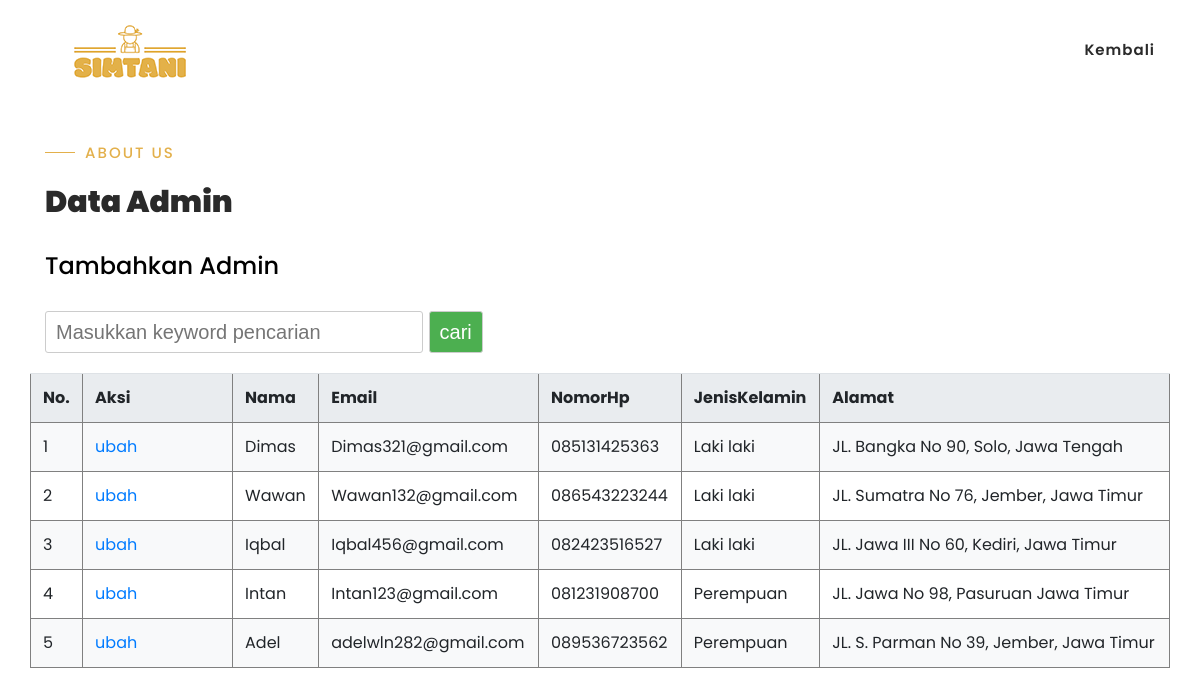
Page /dataadmin.php (signed in) on the committed database.
### tables this page shows
CREATE TABLE `admin1` (
  `id` int(12) NOT NULL,
  `nama` varchar(255) NOT NULL,
  `username` varchar(255) NOT NULL,
  `email` varchar(50) NOT NULL,
  `nomorhp` varchar(12) NOT NULL,
  `jeniskelamin` varchar(12) NOT NULL,
  `alamat` varchar(255) NOT NULL,
  `password` varchar(255) NOT NULL,
  `fotoprofil` varchar(255) NOT NULL
);

### config/functions.php (called while the page is built, shortened)
<?php
$conn = mysqli_connect("localhost","root","","ppl");
function query($querry){
    global $conn;
    $result = mysqli_query($conn,$querry);
    $rows=[];
    while ( $row = mysqli_fetch_assoc($result)){
        $rows[]=$row;
    }
    return $rows;
}
 ?>

### dataadmin.php (the view, shortened to what this page needs)
<?php
$username=$_SESSION["username"];
$tabel='admin1';
require'..\ppl\config\functions.php';
$adm = query("SELECT * FROM admin1 ORDER BY id DESC ");
?>
<!DOCTYPE html>
<html>
<head>
    <link rel="stylesheet" href="styleindex.css">
    <link rel="stylesheet" href="design/tabel.css">
<!DOCTYPE html>
<html>
<head>
    <link rel="stylesheet" type="text/css" href="assets/css/bootstrap.min.css">
    <link rel="stylesheet" type="text/css" href="assets/css/font-awesome.css">
    <link rel="stylesheet" href="assets/css/index.css">
    <link rel="stylesheet" href="assets/css/owl-carousel.css">
    <link rel="stylesheet" href="assets/css/lightbox.css">
    </head>
</head>
<body>
<header class="header-area header-sticky">
        <div class="container">
            <div class="row">
                <div class="col-12">
                    <nav class="main-nav">
                        <a href="index<?= $tabel;?>.php"class="logo">
                            <img src="assets/images/simtanilogo.png" align="klassy cafe html template">
                        </a>
                        <ul class="nav">
                            <li class="scroll-to-section"><a href="indexadmin1.php">Kembali</a></li>
                        </ul>
                    </nav>
                </div>
            </div>
        </div>
    </header>
<br>
<section class="section" id="about">
        <div class="container">
            <div class="row">
                <div class="col-lg-6 col-md-6 col-xs-12">
                    <div class="left-text-content">
                        <div class="section-heading">
                            <h6>About Us</h6>
                            <h2>Data Admin</h2>
                            <div style="margin-top:30px;margin-bottom:30px;"><h4 style="color:black;"><a style="font-style: unset;color:black;" href="registrasi.php?username=<?= $username;?>">Tambahkan Admin</a></h4></div>
                            <div style="font-family: arial;
                            font-size: 20px;
                            display: flex;
                            justify-content: left;">
                                <form action="" method="post">
                                <input type="text" name="keyword" id="keyword" size="40px" autofocus
                                placeholder="Masukkan keyword pencarian" autocomplete="off">
                                <button type="submit" name="cari">cari</button></form></div>
                        </div>
            </div>
        </div>
</section>
<div style="margin:30px;margin-top:0px;overflow-x:auto;">
<div >
<table border="1" cellpadding="10" cellspacing="0">
<tr>
<th>No.</th>
<th>Aksi</th>
<th>Nama</th>
<th>Email</th>
<th>NomorHp</th>
<th>JenisKelamin</th>
<th>Alamat</th>
</tr>
<?php $i=1?>
<?php foreach($adm as $row) :?>
<tr>
<td><?= $i?></td>
<td style="width:150px;">
    <a href="ubahadmin1.php?id=<?= $row["id"];
    ?>">ubah</a>
</td>
<td><?= $row["nama"];	?></td>
<td><?= $row["email"];	?></td>
<td><?= $row["nomorhp"];	?></td>
<td><?= $row["jeniskelamin"];	?></td>
<td><?= $row["alamat"];	?></td>
</tr>
<?php $i++?>
<?php	endforeach; ?>
</table></div>
 </div>
</body>
</html>

### design/styleindex.css (style rules this page uses)
a { text-decoration: none; color: #333; padding: 5px 10px; border: 1px solid #ccc; margin: 0 5px; border-radius: 3px; }
table { border-collapse: collapse; width: 100%; }
th, td { padding: 10px; text-align: left; }
th { background-color: #ddd; }
tr:nth-child(even) { background-color: #f2f2f2; }
form { margin-bottom: 20px; }
input[type="text"], button[type="submit"] { padding: 5px 10px; border: 1px solid #ccc; border-radius: 3px; }
input[type="text"] { width: 70%; }
button[type="submit"] { background-color: #4CAF50; color: #fff; cursor: pointer; }

### design/tabel.css (style rules this page uses)
table { border-collapse: collapse; width: 100%; margin-bottom: 1rem; background-color: #fff; color: #212529; font-size: 1rem; line-height: 1.5; }
table td, table th { padding: 0.75rem; vertical-align: top; border-top: 1px solid #dee2e6; }
table th { font-weight: bold; background-color: #e9ecef; text-align: left; }
table td { border-top: none; }
table tr:nth-child(even) { background-color: #f8f9fa; }
table a { color: #007bff; }

### assets/css/index.css (style rules this page uses)
html, body, div, span, applet, object, iframe, h1, h2, h3, h4, h5, h6, p, blockquote, div pre, a, abbr, acronym, address, big, cite, code, del, dfn, em, font, img, ins, kbd, q, s, samp, small, strike, strong, sub, sup, tt, var, b, u, i, center, dl, dt, dd, ol, ul, li, figure, header, nav, section, article, aside, footer, figcaption { margin: 0; padding: 0; border: 0; outline: 0; }
ul, li { padding: 0; margin: 0; list-style: none; }
header, nav, section, article, aside, footer, hgroup { display: block; }
* { box-sizing: border-box; }
html, body { font-family: 'Poppins', sans-serif; font-weight: 400; background-color: #fff; font-size: 16px; -ms-text-size-adjust: 100%; -webkit-font-smoothing: antialiased; -moz-osx-font-smoothing: grayscale; }
a { text-decoration: none !important; }
h1, h2, h3, h4, h5, h6 { margin-top: 0px; margin-bottom: 0px; }
ul { margin-bottom: 0px; }
html, body { background: #fff; font-family: 'Poppins', sans-serif; }
.section-heading h6 { position: relative; font-size: 15px; color: #e3b04b ; font-weight: 500; letter-spacing: 2px; text-transform: uppercase; padding-left: 40px; }
.section-heading h6:before { width: 30px; height: 1px; content: ''; position: absolute; left: 0; top: 8px; background-color: #e3b04b ; }
.section-heading h2 { line-height: 40px; margin-top: 20px; margin-bottom: 25px; font-size: 30px; font-weight: 900; color: #2a2a2a; }
.header-area { background-color: #fff; position: absolute; top: 0px; left: 0px; right: 0px; z-index: 100; height: 100px; -webkit-transition: all .5s ease 0s; -moz-transition: all .5s ease 0s; -o-transition: all .5s ease 0s; transition: all .5s ease 0s; }
.header-area .main-nav { min-height: 80px; background: transparent; }
.header-area .main-nav .logo { line-height: 100px; color: #fff; font-size: 28px; font-weight: 700; text-transform: uppercase; letter-spacing: 2px; float: left; -webkit-transition: all 0.3s ease 0s; -moz-transition: all 0.3s ease 0s; -o-transition: all 0.3s ease 0s; transition: all 0.3s ease 0s; }
.header-area .main-nav .nav { float: right; margin-top: 30px; margin-right: 0px; background-color: transparent; -webkit-transition: all 0.3s ease 0s; -moz-transition: all 0.3s ease 0s; -o-transition: all 0.3s ease 0s; transition: all 0.3s ease 0s; position: relative; z-index: 999; }
.header-area .main-nav .nav li { padding-left: 15px; padding-right: 15px; }
.header-area .main-nav .nav li:last-child { padding-right: 0px; }
.header-area .main-nav .nav li a { display: block; font-weight: 600; font-size: 15px; color: #2a2a2a; text-transform: capitalize; -webkit-transition: all 0.3s ease 0s; -moz-transition: all 0.3s ease 0s; -o-transition: all 0.3s ease 0s; transition: all 0.3s ease 0s; height: 40px; line-height: 40px; border: transparent; letter-spacing: 1px; }
.header-area .main-nav .nav li a { color: #2a2a2a; }
.header-area.header-sticky { min-height: 80px; }
.header-area .nav { margin-top: 30px; }
@media (max-width: 1200px) { .header-area .main-nav .nav li { padding-left: 12px; padding-right: 12px; } }
@media (max-width: 1200px) { .header-area .main-nav:before { display: none; } }
@media (min-width: 767px) { .header-area .main-nav .nav { display: flex !important; } }
*, *:before, *:after { -webkit-box-sizing: border-box; box-sizing: border-box; -webkit-font-smoothing: antialiased; -moz-osx-font-smoothing: grayscale; }
#about { margin-top: 20px; padding: 100px 0px 0px 0px; position: relative; z-index: 9; }
#about .section-heading h2 { padding-right: 120px; }

### rows in the picture
admin1: nama "Dimas", email "Dimas321@gmail.com", nomorhp "085131425363", jeniskelamin "Laki laki", alamat "JL. Bangka No 90, Solo, Jawa Tengah"
admin1: nama "Wawan", email "Wawan132@gmail.com", nomorhp "086543223244", jeniskelamin "Laki laki", alamat "JL. Sumatra No 76, Jember, Jawa Timur"
admin1: nama "Iqbal", email "Iqbal456@gmail.com", nomorhp "082423516527", jeniskelamin "Laki laki", alamat "JL. Jawa III No 60, Kediri, Jawa Timur"
admin1: nama "Intan", email "Intan123@gmail.com", nomorhp "081231908700", jeniskelamin "Perempuan", alamat "JL. Jawa No 98, Pasuruan Jawa Timur"
admin1: nama "Adel", email "adelwln282@gmail.com", nomorhp "089536723562", jeniskelamin "Perempuan", alamat "JL. S. Parman No 39, Jember, Jawa Timur"
